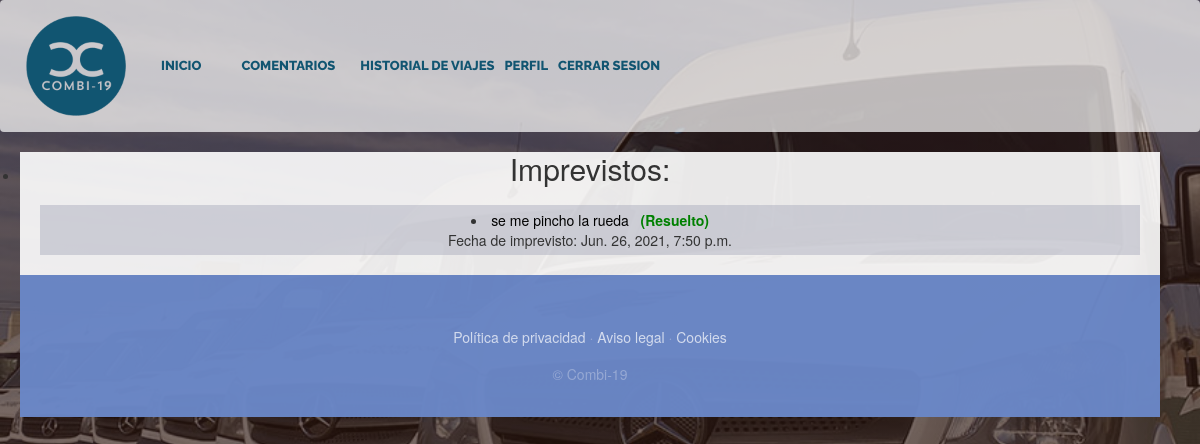
The app's page /Imprevistos/ (signed in), older data.
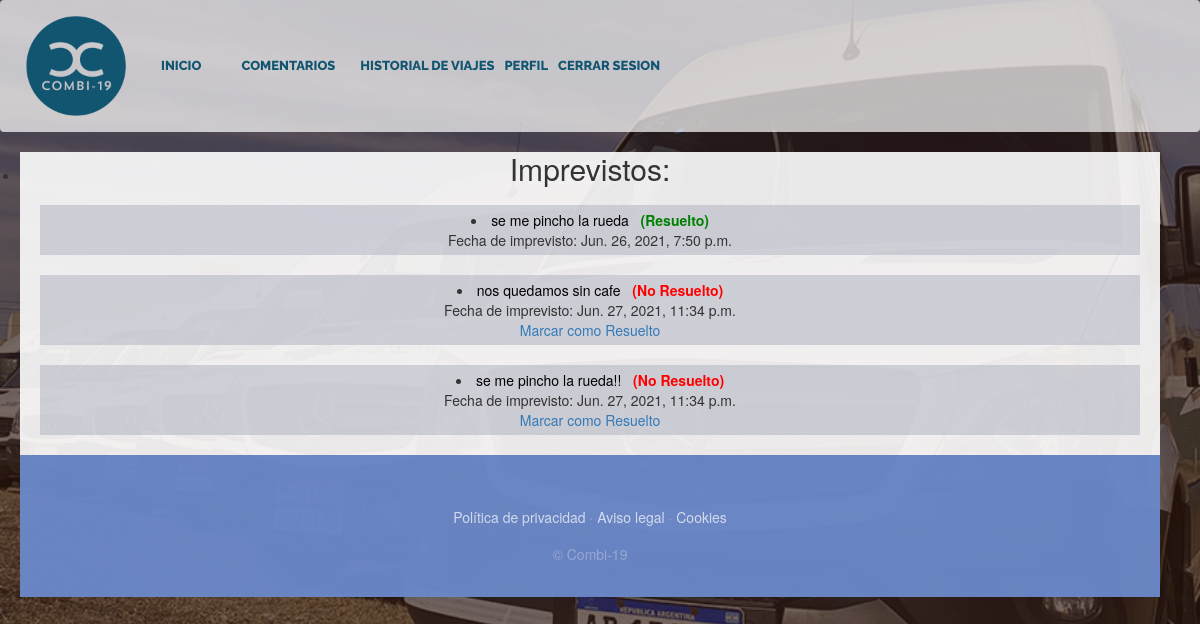
The same page, newer data.
### PaginaDePruebaApp/models.py (models this page shows)
class Imprevisto(models.Model):
    fecha=models.DateTimeField()
    texto=models.CharField(max_length=200)
    resuelto=models.BooleanField(default=False)
    viaje=models.ForeignKey(Viaje,on_delete=models.CASCADE)
    chofer=models.ForeignKey(Chofer,on_delete=models.PROTECT)

### PaginaDePruebaApp/views.py (the view)
# urls.py: path('Imprevistos/', views.Imprevistos,name = "Imprevistos"),
def Imprevistos (request):
    if request.method== "POST":
        if request.user.esChofer:
            pk = request.POST.get('identificador_id')
            imprev = Imprevisto.objects.get(pk=pk)
            imprev.delete()
            return redirect(Inicio)
    else:
        if request.user.esChofer:
            combiChoferQuery= Combi.objects.filter(chofer_id = request.user.id)
            viajes_id= combiChoferQuery.values_list('viaje')
            imprevistosChofer =Imprevisto.objects.filter(viaje_id__in = viajes_id)
            return render(request,"PaginaDePruebaApp/imprevistos.html", {"imprevistos": imprevistosChofer,"user":request.user})
        else:
            imprevistos = Imprevisto.objects.all()
            return render(request,"PaginaDePruebaApp/imprevistos.html", {"imprevistos": imprevistos,"user":request.user})

### PaginaDePruebaApp/templates/PaginaDePruebaApp/imprevistos.html
{% extends "PaginaDePruebaApp/base.html" %}
{% load static %}
{% block content %}
<div class= "comentarios">
<h2>Imprevistos:</h2>
    {% if user.esChofer %}
            {% for imprev in imprevistos %}
                <li style="padding:5px;background-color: rgba(173, 175, 192,0.5);;margin: 20px 20px;">
                    <b></b><a style= "color: black" href= "{% url 'VerDetalleImprevisto' imprev.id %}"> {{imprev.texto}}</a> &nbsp;
                    {%if imprev.resuelto %}
                        <b style= "color: green">Resuelto </b>
                        <br><a>Fecha de imprevisto: {{imprev.fecha}}</a>
                    {%else %}
                        <b style= "color: red">No Resuelto </b>
                        <br><a>Fecha de imprevisto: {{imprev.fecha}}</a>
                        <br><a href={% url 'ModificarImprevisto' imprev.id %}>Modificar</a>
                        <a href={% url 'MensajeExitoEliminarImprevisto' imprev.id %}>Eliminar</a>
                    {%endif%}
                </li>
            {% endfor %}
    {% else %}
        {% for imprev in imprevistos %}
            <li style="padding:5px;background-color: rgba(173, 175, 192,0.5);;margin: 20px 20px;">
                <b></b><a style= "color: black" href= "{% url 'VerDetalleImprevisto' imprev.id %}"> {{imprev.texto}}</a> &nbsp;
                {%if imprev.resuelto %}
                    <b style= "color: green">(Resuelto) </b>
                    <br><a>Fecha de imprevisto: {{imprev.fecha}}</a>
                {%else %}
                    <b style= "color: red">(No Resuelto) </b>
                    <br><a>Fecha de imprevisto: {{imprev.fecha}}</a>
                    <br><a href={% url 'ConfirmacionImprevistoResuelto' imprev.id %}>Marcar como Resuelto</a>
                {%endif%}
            </li>
            {% endfor %}
    {% endif %}
{% endblock %}

### PaginaDePruebaApp/templates/PaginaDePruebaApp/base.html (shortened to what this page needs)
<html>
<head>
    {% load static %}
    <link href="{% static 'PaginaDePruebaApp/vendor/bootstrap/css/bootstrap.min.css' %}" rel="stylesheet">
    <link href="{% static 'PaginaDePruebaApp/css/comentarios2.css' %}" rel="stylesheet">
    <link href="{% static 'PaginaDePruebaApp/css/gestion.css' %}" rel="stylesheet">
<link rel="stylesheet" href="https://maxcdn.bootstrapcdn.com/bootstrap/3.4.1/css/bootstrap.min.css">
<link rel="stylesheet" href="https://cdnjs.cloudflare.com/ajax/libs/bootstrap-datetimepicker/4.17.47/css/bootstrap-datetimepicker.css">
</head>
<body>
    <nav class="navbar navbar-expand-lg navbar-dark py-lg-4" id="mainNav">
        <div class="container-fluid">
            <img src="{% static 'PaginaDePruebaApp/img/logo.png'%}" alt="" width="100">
            <div class="collapse navbar-collapse" id="navbarResponsive">
                <ul class="navbar-nav mx-auto">
                    <li class="nav-item {% if request.path == 'Inicio' %}active{% endif %} px-lg-4">
                        <a class="nav-link text-uppercase text-expanded" href="{% url 'Inicio' %}">Inicio</a>
                    </li>
                    <li class="nav-item {% if request.path == 'Comentarios' %}active{% endif %} px-lg-4">
                        <a class="nav-link text-uppercase text-expanded" href="{% url 'Comentarios' %}">Comentarios</a>
                    </li>
                    {% if user.is_authenticated %}
                        {% if user.esCliente %}
                            <li class="nav-item">
                                <a class="nav-link text-uppercase text-expanded" href="{% url 'HistorialDeViajes' %}">Historial de viajes</a>
                            </li>
                            <li class="nav-item">
                                <a class="nav-link text-uppercase text-expanded" href="{% url 'Perfil' %}">Perfil</a>
                            </li>
                        {% endif %}
                        <li class="nav-item">
                            <a class="nav-link text-uppercase text-expanded" href="{% url 'logout' %}">Cerrar sesion</a>
                        </li>
                    {% endif %}
                </ul>
            </div>
        </div>
    </nav>
    {% block content %}
    {% endblock %}
    <footer id="fot" class="footer text-faded text-center py-5">
        <div class="container">
            <p class="m-0 mbt">
                <a href="sample.html" class="link">Política de privacidad</a> ·
                <a href="sample.html" class="link">Aviso legal</a> ·
                <a href="sample.html" class="link">Cookies</a>
            </p>
            <p class="m-0 mbt1">&copy; Combi-19</p>
        </div>
    </footer>
</body>
</html>

### PaginaDePruebaApp/static/PaginaDePruebaApp/css/comentarios2.css (style rules this page uses)
.comentarios { width: 95%; text-align: center; display: list-item; align-items: center; justify-content: center; flex-flow: row wrap; background-color: rgba(255, 255, 255,0.9); margin: 20px 20px; }

### PaginaDePruebaApp/static/PaginaDePruebaApp/css/gestion.css (style rules this page uses)
body { font-family: 'Lora'; background: linear-gradient(rgba(47, 23, 15, 0.65), rgba(47, 23, 15, 0.65)), url("../img/fondo.jpg"); background-attachment: fixed; background-position: center; background-size: cover; }
h1, h2, h3, h4, h5, h6 { font-family: 'Raleway'; }
p { line-height: 1.75; }
.text-faded { color: rgba(255, 255, 255, 0.3); }
#mainNav { font-family: 'Raleway'; background-color: rgba(255, 255, 255, 0.7); }
#mainNav .navbar-nav .nav-item .nav-link { color: #115571; font-weight: 800; }
@media (min-width: 992px) { #mainNav .navbar-nav .nav-item .nav-link { font-size: 1.3rem; } }
.footer { clear: both; background-color: rgba(50, 91, 179, 0.7); }
.mbt { padding-top: 2rem; }
.mbt1 { padding-top: 1.25rem; }
a.link { color: rgba(255, 255, 255, 0.7); }

Row changes from the older to the newer data that the page shows:
added Imprevisto: texto "nos quedamos sin cafe", fecha "Jun. 27, 2021, 11:34 p.m."
added Imprevisto: texto "se me pincho la rueda!!", fecha "Jun. 27, 2021, 11:34 p.m."
